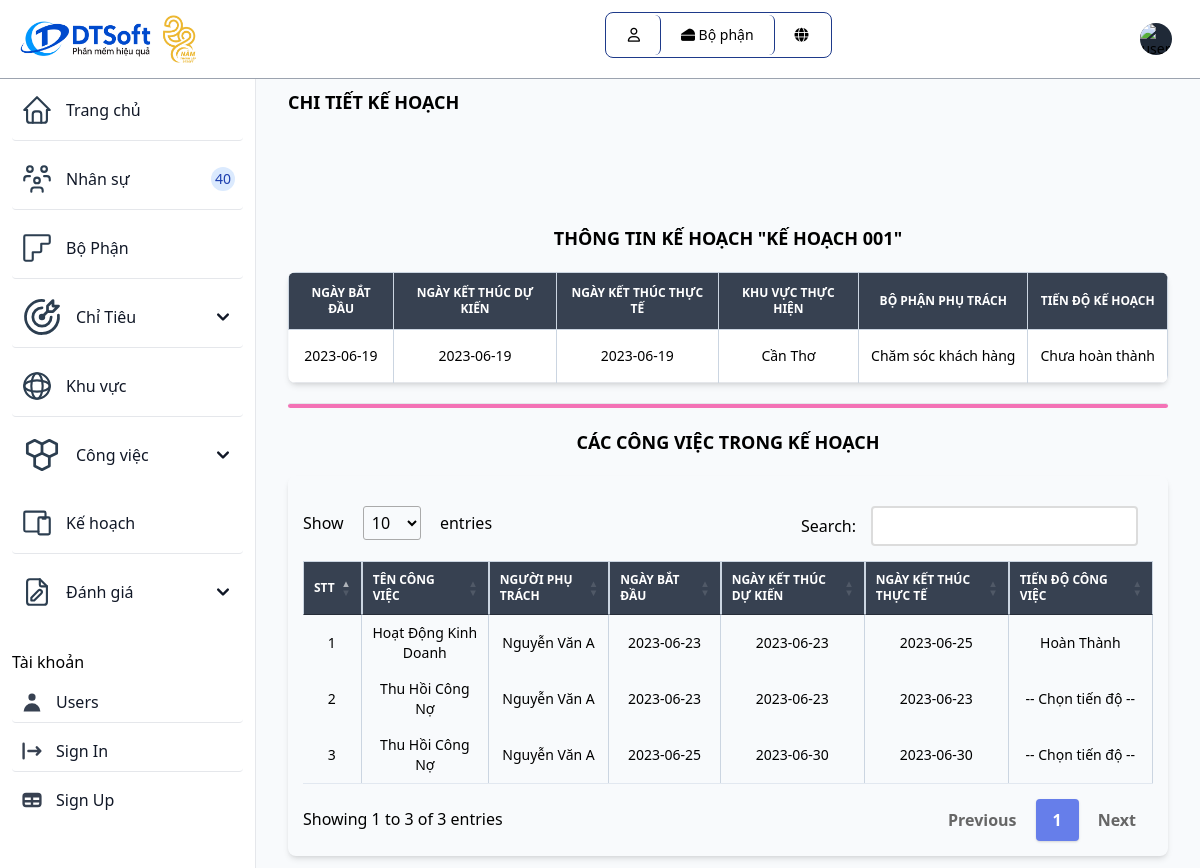
/chitietkehoach.php?id=KH001, run on the app's committed database.
### tables this page shows
CREATE TABLE `kehoachgiaoviec` (
  `id_kehoachgiaoviec` varchar(10) NOT NULL,
  `id_bophan` varchar(10) NOT NULL,
  `id_khuvuc` varchar(10) NOT NULL,
  `tenkh` varchar(255) NOT NULL,
  `ngaybatdau` date NOT NULL,
  `ngayktdukien` date NOT NULL,
  `ngayktthucte` date NOT NULL,
  `trangthai` varchar(30) NOT NULL
);

CREATE TABLE `khuvuc` (
  `id_khuvuc` varchar(10) NOT NULL,
  `tenkhuvuc` varchar(255) NOT NULL,
  `diachi` varchar(255) NOT NULL,
  `sdt` int(20) NOT NULL
);

CREATE TABLE `bophan` (
  `id_bophan` varchar(10) NOT NULL,
  `id_khuvuc` varchar(10) NOT NULL,
  `tenbophan` varchar(255) NOT NULL,
  `cvchuyenmon` varchar(255) NOT NULL
);

CREATE TABLE `tiendocongviec` (
  `id_congviec` varchar(10) NOT NULL,
  `id_nguoidung` varchar(10) NOT NULL,
  `id_khuvuc` varchar(10) NOT NULL,
  `id_bophan` varchar(10) NOT NULL,
  `id_kehoachgiaoviec` varchar(10) NOT NULL,
  `tencongviec` varchar(255) NOT NULL,
  `trangthaicongviec` varchar(255) NOT NULL,
  `thoigianbatdau` date NOT NULL,
  `thoigianketthucdukien` date NOT NULL,
  `thoigianketthuc` date NOT NULL
);

CREATE TABLE `nguoidung` (
  `id_nguoidung` varchar(10) NOT NULL,
  `id_bophan` varchar(10) NOT NULL,
  `id_vaitro` varchar(10) NOT NULL,
  `id_khuvuc` varchar(10) NOT NULL,
  `tennguoidung` varchar(255) NOT NULL,
  `sdt` varchar(20) NOT NULL,
  `diachi` varchar(255) NOT NULL,
  `email` varchar(255) NOT NULL,
  `password` varchar(255) NOT NULL,
  `ngaysinh` varchar(20) NOT NULL,
  `gioitinh` varchar(255) NOT NULL
);

### chitietkehoach.php (the view, shortened to what this page needs)
<?php
include "inc/header.php";
?>
<?php
    $id = $_GET['id'];
    $sql = "SELECT * FROM kehoachgiaoviec
    INNER JOIN khuvuc ON kehoachgiaoviec.id_khuvuc = khuvuc.id_khuvuc
    INNER JOIN bophan ON khuvuc.id_khuvuc = bophan.id_khuvuc
    WHERE id_kehoachgiaoviec = '" . $id . "' ";
    $query = mysqli_query($connect, $sql);
    $row = mysqli_fetch_assoc($query);
    $sql1 = "SELECT * FROM kehoachgiaoviec kh
    INNER JOIN tiendocongviec td ON kh.id_kehoachgiaoviec = td.id_kehoachgiaoviec
    INNER JOIN nguoidung nd ON td.id_nguoidung = nd.id_nguoidung
    WHERE kh.id_kehoachgiaoviec = '" . $id . "' ";
    $query1 = mysqli_query($connect, $sql1);
    $query2 = mysqli_query($connect, $sql1);
    $tongtiendo = 0;
    while($row2 = mysqli_fetch_assoc($query2)){ $tong = $row2['trangthaicongviec'];
    if($tong == 'Hoàn Thành'){
      $tongtiendo = 1;
    }else{
      $tongtiendo = 0;
      break;
    }}
?>
<div class="p-4 sm:ml-64">
  <div class="p-4 mt-14">
    <div class="mb-5 font-bold text-lg uppercase">Chi tiết Kế hoạch </div>
    <div class="p-4 mt-14 grid">
    </div>
    <div class="mb-4 mt-5">
        <div class="text-center mb-5 font-bold text-lg uppercase">
          Thông tin kế hoạch "<?php echo $row['tenkh']; ?>"
        </div>
      <div class="relative overflow-x-auto shadow-md sm:rounded-lg">
        <table class="w-full text-sm text-gray-500 dark:text-gray-400">
          <thead class="text-xs text-white uppercase bg-gray-700">
            <tr>
              <th class="px-3 py-3 border border-slate-300">
                NGÀY BẮT ĐẦU
              </th>
              <th class="px-3 py-3 border border-slate-300">
              NGÀY KẾT THÚC DỰ KIẾN
              </th>
              <th class="px-3 py-3 border border-slate-300">
              NGÀY KẾT THÚC THỰC TẾ
              </th>
              <th class="px-3 py-3 border border-slate-300">
              KHU VỰC THỰC HIỆN
              </th>
              <th class="px-3 py-3 border border-slate-300">
              BỘ PHẬN PHỤ TRÁCH
              </th>
              <th class="px-3 py-3 border border-slate-300">
              TIẾN ĐỘ KẾ HOẠCH
              </th>
            </tr>
          </thead>
          <tbody class="text-black text-center">
            <tr class="bg-white border-b dark:border-gray-700 hover:bg-gray-50">
              <td class="px-3 py-4 text-black border-r border-slate-300">
                <?php echo $row['ngaybatdau']; ?>
              </td>
              <td class="px-3 py-4 font-medium whitespace-nowrap border-r border-slate-300">
              <?php echo $row['ngayktdukien']; ?>
              </td>
              <td class="px-3 py-4 font-medium whitespace-nowrap border-r border-slate-300">
              <?php echo $row['ngayktthucte']; ?>
              </td>
              <td class="px-3 py-4 font-medium whitespace-nowrap border-r border-slate-300">
              <?php echo $row['tenkhuvuc']; ?>
              </td>
              <td class="px-3 py-4 font-medium whitespace-nowrap border-r border-slate-300">
              <?php echo $row['tenbophan']; ?>
              </td>
              <td class="px-3 py-4 font-medium whitespace-nowrap border-r border-slate-300">
                <?php
                if($tongtiendo == 0){echo 'Chưa hoàn thành';}
                else {
                  echo 'Đã hoàn thành';
                }
                ?>
              </td>
            </tr>
          </tbody>
        </table>
      </div>
      <hr class="bg-pink-400 rounded p-0.5 mt-5">
      <div class="mb-4 mt-5">
        <div class="text-center mb-5 font-bold text-lg uppercase">
          Các công việc trong kế hoạch
        </div>
        <div class="relative overflow-x-auto shadow-md sm:rounded-lg">
          <table id="myTable" class="w-full text-sm text-gray-500 dark:text-gray-400">
            <thead class="text-xs text-white uppercase bg-gray-700">
              <tr>
                <th class="px-3 py-3 border border-slate-300">
                  STT
                </th>
                <th class="px-3 py-3 border border-slate-300">
                  TÊN CÔNG VIỆC
                </th>
                <th class="px-3 py-3 border border-slate-300">
                  NGƯỜI PHỤ TRÁCH
                </th>
                <th class="px-3 py-3 border border-slate-300">
                  NGÀY BẮT ĐẦU
                </th>
                <th class="px-3 py-3 border border-slate-300">
                  NGÀY KẾT THÚC DỰ KIẾN
                </th>
                <th class="px-3 py-3 border border-slate-300">
                  NGÀY KẾT THÚC THỰC TẾ
                </th>
                <th class="px-3 py-3 border border-slate-300">
                  TIẾN ĐỘ CÔNG VIỆC
                </th>
              </tr>
            </thead>
            <tbody class="text-black text-center">
              <?php
                  $i = 1;
                  while($row1 = mysqli_fetch_assoc($query1)){?>
                <tr class="bg-white border-b dark:border-gray-700 hover:bg-gray-50">
                  <td class="px-3 py-4 text-black border-r border-slate-300">
                  <?php echo $i++; ?>
                  </td>
                  <td class="px-3 py-4 text-black border-r border-slate-300">
                  <?php echo $row1['tencongviec']; ?>
                  </td>
                  <td class="px-3 py-4 text-black border-r border-slate-300">
                  <?php echo $row1['tennguoidung']; ?>
                  </td>
                  <td class="px-3 py-4 font-medium whitespace-nowrap border-r border-slate-300">
                  <?php echo $row1['thoigianbatdau']; ?>
                  </td>
                  <td class="px-3 py-4 font-medium whitespace-nowrap border-r border-slate-300">
                  <?php echo $row1['thoigianketthucdukien']; ?>
                  </td>
                  <td class="px-3 py-4 font-medium whitespace-nowrap border-r border-slate-300">
                  <?php echo $row1['thoigianketthuc']; ?>
                  </td>
                  <td class="px-3 py-4 font-medium whitespace-nowrap border-r border-slate-300">
                  <?php echo $row1['trangthaicongviec']; ?>
                  </td>
                </tr>
                <?php
                  }
                ?>
            </tbody>
          </table>
        </div>
      </div>
    </div>
  </div>
  </body>
  </html>

### inc/header.php (style rules this page uses)
table.dataTable.no-footer { border-bottom: 1px solid #e2e8f0; margin-top: 0.75em; margin-bottom: 0.75em; }

### data on the page
kehoachgiaoviec: tenkh "KẾ HOẠCH 001", ngaybatdau "2023-06-19", ngayktdukien "2023-06-19", ngayktthucte "2023-06-19"
khuvuc: tenkhuvuc "Cần Thơ"
bophan: tenbophan "Chăm sóc khách hàng"
tiendocongviec: tencongviec "Hoạt Động Kinh Doanh", id_nguoidung.tennguoidung "Nguyễn Văn A", thoigianbatdau "2023-06-23", thoigianketthucdukien "2023-06-23", thoigianketthuc "2023-06-25", trangthaicongviec "Hoàn Thành"
tiendocongviec: tencongviec "Thu Hồi Công Nợ", id_nguoidung.tennguoidung "Nguyễn Văn A", thoigianbatdau "2023-06-23", thoigianketthucdukien "2023-06-23", thoigianketthuc "2023-06-23", trangthaicongviec "-- Chọn tiến độ --"
tiendocongviec: tencongviec "Thu Hồi Công Nợ", id_nguoidung.tennguoidung "Nguyễn Văn A", thoigianbatdau "2023-06-25", thoigianketthucdukien "2023-06-30", thoigianketthuc "2023-06-30", trangthaicongviec "-- Chọn tiến độ --"
